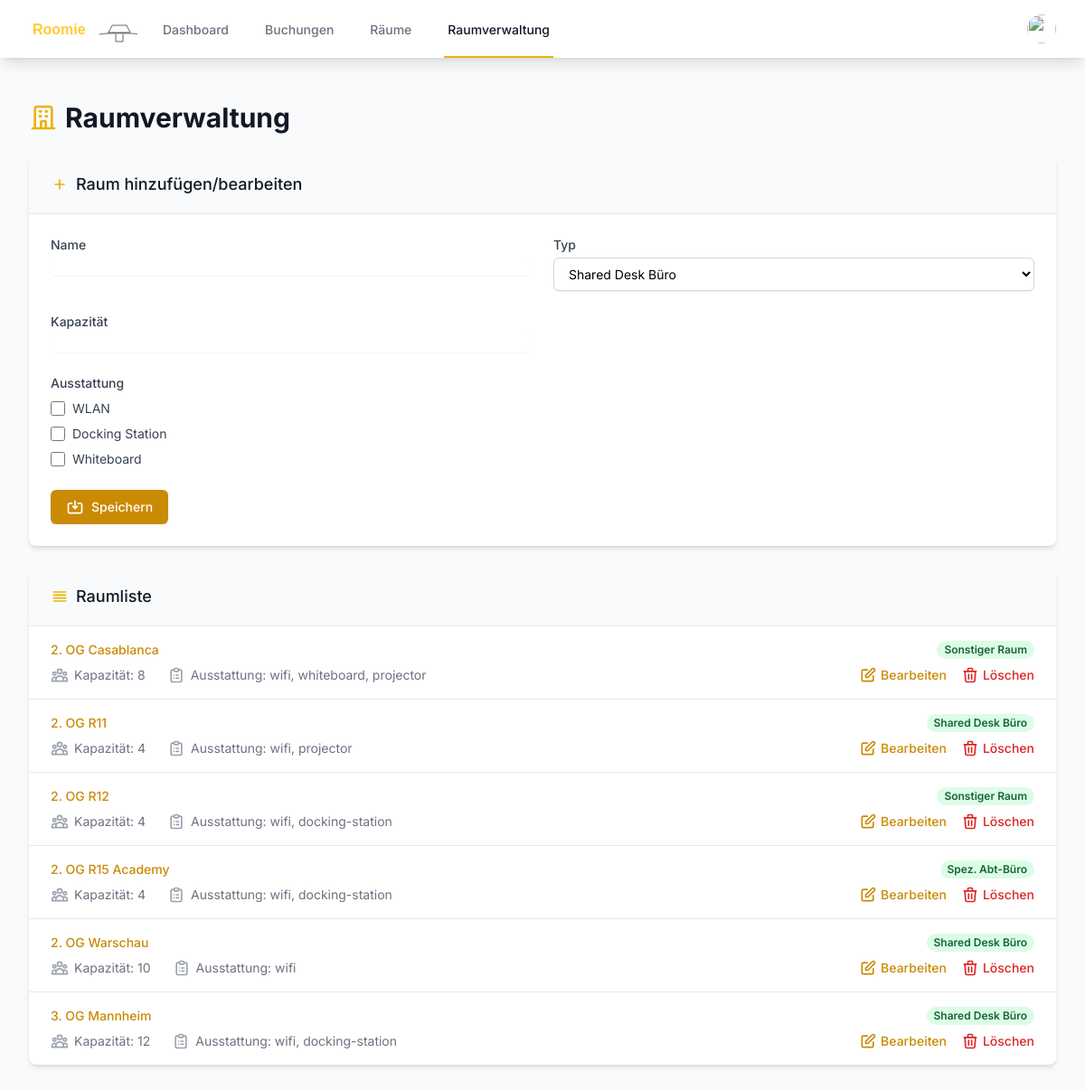
Before: /admin_rooms.php (signed in) with the older database file.
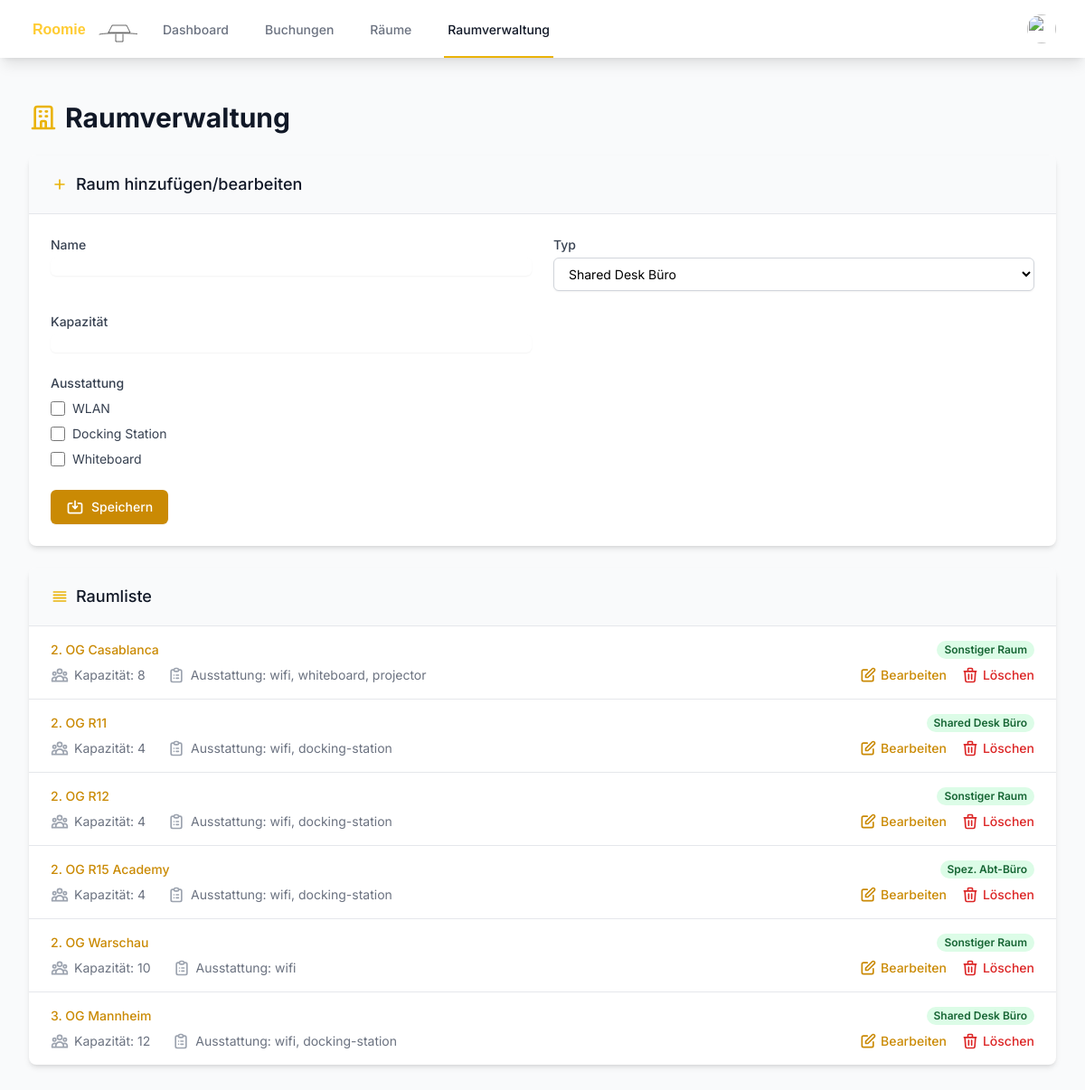
After: the same page with the newer database file.
### tables this page shows
CREATE TABLE rooms (
        id INTEGER PRIMARY KEY AUTOINCREMENT,
        name TEXT NOT NULL,
        type TEXT NOT NULL,
        capacity INTEGER DEFAULT 0,
        is_favorite INTEGER DEFAULT 0,
        equipment TEXT
    );

### admin_rooms.php (the view, shortened to what this page needs)
<?php
try {
    $db = getDatabaseConnection();
    $stmt = $db->query("SELECT * FROM rooms ORDER BY name");
    $rooms = $stmt->fetchAll(PDO::FETCH_ASSOC);
} catch (PDOException $e) {
    $errorMessage = "Datenbankfehler: " . $e->getMessage();
}
function getRoomTypeName($type)
{
    switch ($type) {
        case 'shared-desk':
            return 'Shared Desk Büro';
        case 'spez-abt-buro':
            return 'Spez. Abt-Büro';
        default:
            return 'Sonstiger Raum';
    }
}
?>
<!DOCTYPE html>
<html lang="de">
<head>
    <script src="https://cdn.tailwindcss.com"></script>
</head>
<body class="bg-gray-50">
    <nav class="bg-white shadow-lg">
        <div class="max-w-7xl mx-auto px-4 sm:px-6 lg:px-8">
            <div class="flex justify-between h-16">
                <div class="flex">
                    <div class="flex-shrink-0 flex items-center">
                        <img class="h-8 w-auto" src="test.svg" alt="Roomie Logo">
                    </div>
                    <div class="hidden sm:ml-6 sm:flex sm:space-x-8">
                        <a href="index.php" class="border-transparent text-gray-500 hover:border-gray-300 hover:text-gray-700 inline-flex items-center px-1 pt-1 border-b-2 text-sm font-medium">
                            Dashboard
                        </a>
                        <a href="bookings.php" class="border-transparent text-gray-500 hover:border-gray-300 hover:text-gray-700 inline-flex items-center px-1 pt-1 border-b-2 text-sm font-medium">
                            Buchungen
                        </a>
                        <a href="rooms.php" class="border-transparent text-gray-500 hover:border-gray-300 hover:text-gray-700 inline-flex items-center px-1 pt-1 border-b-2 text-sm font-medium">
                            Räume
                        </a>
                        <a href="admin_rooms.php" class="border-yellow-500 text-gray-900 inline-flex items-center px-1 pt-1 border-b-2 text-sm font-medium">
                            Raumverwaltung
                        </a>
                    </div>
                </div>
                <div class="hidden sm:ml-6 sm:flex sm:items-center">
                    <div class="ml-3 relative" x-data="{ open: false }">
                        <div>
                            <button @click="open = !open" class="bg-white rounded-full flex text-sm focus:outline-none focus:ring-2 focus:ring-offset-2 focus:ring-yellow-500" id="user-menu" aria-haspopup="true" x-bind:aria-expanded="open">
                                <img class="h-8 w-8 rounded-full" src="<?php echo !empty($_SESSION['user_profile_image']) ? 'uploads/' . htmlspecialchars($_SESSION['user_profile_image']) : 'https://images.unsplash.com/photo-1472099645785-5658abf4ff4e?ixlib=rb-1.2.1&ixid=eyJhcHBfaWQiOjEyMDd9&auto=format&fit=facearea&facepad=2&w=256&h=256&q=80'; ?>" alt="">
                            </button>
                        </div>
                    </div>
                </div>
            </div>
        </div>
    </nav>
    <div class="max-w-7xl mx-auto py-6 sm:px-6 lg:px-8">
        <div class="px-4 py-6 sm:px-0">
            <h1 class="text-3xl font-bold text-gray-900 mb-6 flex items-center">
                Raumverwaltung
            </h1>
            <div class="bg-white shadow-md rounded-lg overflow-hidden mb-6">
                <div class="px-4 py-5 sm:px-6 bg-gray-50">
                    <h3 class="text-lg leading-6 font-medium text-gray-900 flex items-center">
                        <svg class="h-5 w-5 text-yellow-500 mr-2" xmlns="http://www.w3.org/2000/svg" fill="none" viewBox="0 0 24 24" stroke="currentColor">
                            <path stroke-linecap="round" stroke-linejoin="round" stroke-width="2" d="M12 6v6m0 0v6m0-6h6m-6 0H6" />
                        </svg>
                        Raum hinzufügen/bearbeiten
                    </h3>
                </div>
                <div class="border-t border-gray-200">
                    <form action="" method="POST" class="px-4 py-5 sm:p-6">
                        <div class="grid grid-cols-6 gap-6">
                            <div class="col-span-6 sm:col-span-3">
                                <label for="name" class="block text-sm font-medium text-gray-700">Name</label>
                                <input type="text" name="name" id="name" required class="mt-1 focus:ring-yellow-500 focus:border-yellow-500 block w-full shadow-sm sm:text-sm border-gray-300 rounded-md">
                            </div>
                            <div class="col-span-6 sm:col-span-3">
                                <label for="type" class="block text-sm font-medium text-gray-700">Typ</label>
                                <select name="type" id="type" required class="mt-1 block w-full py-2 px-3 border border-gray-300 bg-white rounded-md shadow-sm focus:outline-none focus:ring-yellow-500 focus:border-yellow-500 sm:text-sm">
                                    <option value="shared-desk">Shared Desk Büro</option>
                                </select>
                            </div>
                            <div class="col-span-6 sm:col-span-3">
                                <label for="capacity" class="block text-sm font-medium text-gray-700">Kapazität</label>
                                <input type="number" name="capacity" id="capacity" required class="mt-1 focus:ring-yellow-500 focus:border-yellow-500 block w-full shadow-sm sm:text-sm border-gray-300 rounded-md">
                            </div>
                            <div class="col-span-6">
                                <label class="block text-sm font-medium text-gray-700">Ausstattung</label>
                                <div class="mt-2 space-y-2">
                                    <div class="flex items-center">
                                        <input type="checkbox" id="equipment_wifi" name="equipment[]" value="wifi" class="focus:ring-yellow-500 h-4 w-4 text-yellow-600 border-gray-300 rounded">
                                        <label for="equipment_wifi" class="ml-2 text-sm text-gray-700">WLAN</label>
                                    </div>
                                    <div class="flex items-center">
                                        <input type="checkbox" id="equipment_projector" name="equipment[]" value="docking-station" class="focus:ring-yellow-500 h-4 w-4 text-yellow-600 border-gray-300 rounded">
                                        <label for="equipment_projector" class="ml-2 text-sm text-gray-700">Docking Station</label>
                                    </div>
                                    <div class="flex items-center">
                                        <input type="checkbox" id="equipment_whiteboard" name="equipment[]" value="whiteboard" class="focus:ring-yellow-500 h-4 w-4 text-yellow-600 border-gray-300 rounded">
                                        <label for="equipment_whiteboard" class="ml-2 text-sm text-gray-700">Whiteboard</label>
                                    </div>
                                </div>
                            </div>
                        </div>
                        <div class="mt-6">
                            <button type="submit" class="inline-flex justify-center py-2 px-4 border border-transparent shadow-sm text-sm font-medium rounded-md text-white bg-yellow-600 hover:bg-yellow-700 focus:outline-none focus:ring-2 focus:ring-offset-2 focus:ring-yellow-500 transition duration-150 ease-in-out">
                                <svg class="h-5 w-5 mr-2" xmlns="http://www.w3.org/2000/svg" fill="none" viewBox="0 0 24 24" stroke="currentColor">
                                    <path stroke-linecap="round" stroke-linejoin="round" stroke-width="2" d="M8 7H5a2 2 0 00-2 2v9a2 2 0 002 2h14a2 2 0 002-2V9a2 2 0 00-2-2h-3m-1 4l-3 3m0 0l-3-3m3 3V4" />
                                </svg>
                                Speichern
                            </button>
                        </div>
                    </form>
                </div>
            </div>
            <div class="bg-white shadow-md rounded-lg overflow-hidden">
                <div class="px-4 py-5 sm:px-6 bg-gray-50">
                    <h3 class="text-lg leading-6 font-medium text-gray-900 flex items-center">
                        <svg class="h-5 w-5 text-yellow-500 mr-2" xmlns="http://www.w3.org/2000/svg" fill="none" viewBox="0 0 24 24" stroke="currentColor">
                            <path stroke-linecap="round" stroke-linejoin="round" stroke-width="2" d="M4 6h16M4 10h16M4 14h16M4 18h16" />
                        </svg>
                        Raumliste
                    </h3>
                </div>
                <div class="border-t border-gray-200">
                    <ul class="divide-y divide-gray-200">
                        <?php foreach ($rooms as $room) : ?>
                            <li>
                                <div class="px-4 py-4 sm:px-6 hover:bg-gray-50 transition duration-150 ease-in-out">
                                    <div class="flex items-center justify-between">
                                        <p class="text-sm font-medium text-yellow-600 truncate">
                                            <?php echo htmlspecialchars($room['name']); ?>
                                        </p>
                                        <div class="ml-2 flex-shrink-0 flex">
                                            <p class="px-2 inline-flex text-xs leading-5 font-semibold rounded-full bg-green-100 text-green-800">
                                                <?php echo getRoomTypeName($room['type']); ?>
                                            </p>
                                        </div>
                                    </div>
                                    <div class="mt-2 sm:flex sm:justify-between">
                                        <div class="sm:flex">
                                            <p class="flex items-center text-sm text-gray-500">
                                                Kapazität: <?php echo htmlspecialchars($room['capacity']); ?>
                                            </p>
                                            <p class="mt-2 flex items-center text-sm text-gray-500 sm:mt-0 sm:ml-6">
                                                Ausstattung: <?php echo htmlspecialchars(implode(', ', json_decode($room['equipment'], true) ?? [])); ?>
                                            </p>
                                        </div>
                                        <div class="mt-2 flex items-center text-sm text-gray-500 sm:mt-0">
                                            <button onclick="editRoom(<?php echo htmlspecialchars(json_encode($room)); ?>)" class="font-medium text-yellow-600 hover:text-yellow-500 mr-4 flex items-center">
                                                <svg class="h-5 w-5 mr-1" xmlns="http://www.w3.org/2000/svg" fill="none" viewBox="0 0 24 24" stroke="currentColor">
                                                    <path stroke-linecap="round" stroke-linejoin="round" stroke-width="2" d="M11 5H6a2 2 0 00-2 2v11a2 2 0 002 2h11a2 2 0 002-2v-5m-1.414-9.414a2 2 0 112.828 2.828L11.828 15H9v-2.828l8.586-8.586z" />
                                                </svg>
                                                Bearbeiten
                                            </button>
                                            <a href="?delete=<?php echo $room['id']; ?>" onclick="return confirm('Sind Sie sicher, dass Sie diesen Raum löschen möchten?');" class="font-medium text-red-600 hover:text-red-500 flex items-center">
                                                Löschen
                                            </a>
                                        </div>
                                    </div>
                                </div>
                            </li>
                        <?php endforeach; ?>
                    </ul>
                </div>
            </div>
        </div>
    </div>
</body>
</html>

### admin_rooms.php (style rules this page uses)
body { font-family: 'Inter', sans-serif; }

Changed rows visible on the page:
changed rooms "2. OG R11": equipment "wifi, projector" → "wifi, docking-station"
changed rooms "2. OG Warschau": type "Shared Desk Büro" → "Sonstiger Raum"
